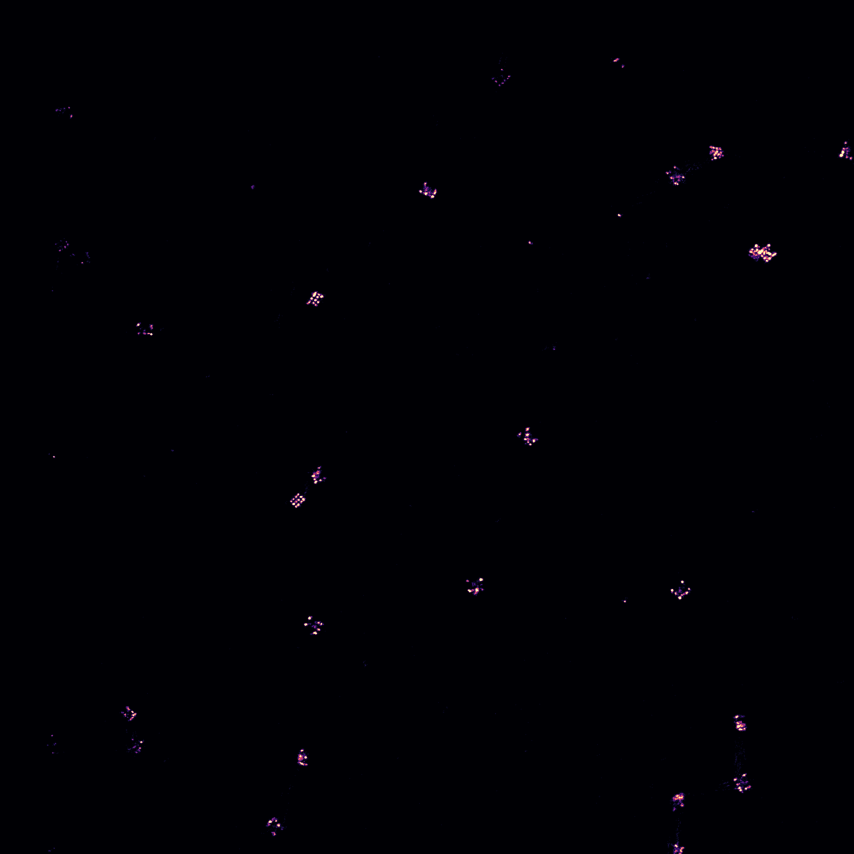
#> input picture Images/image1x1.png, 2560 x 2560 px (shown at 1/3 size)
$ jupyter execute grid_picker_1.ipynb
#> lines starting #> are read from the running program, lines starting #| are printed output that depends on the picture; after the words box and inside, x2 and y2 are one past the last pixel; in counts of white or black regions, pixels touching at a corner belong together
[cell 1]
import cv2
import numpy as np

image_path = 'Images/image1x1.png'

def find_rectangles(image_path):
    # Read the image
#> called with image_path = 'Images/image1x1.png'
    image = cv2.imread(image_path)
#> image is the input picture: shape (2560, 2560, 3); mean B, G, R 4.4, 0.2, 0.4

    gray = cv2.cvtColor(image, cv2.COLOR_BGR2GRAY)

    # Optional: Apply Gaussian blur
    blurred = cv2.GaussianBlur(gray, (5, 5), 0)

    # Detect edges using the Canny algorithm
    edges = cv2.Canny(blurred, threshold1=50, threshold2=150)
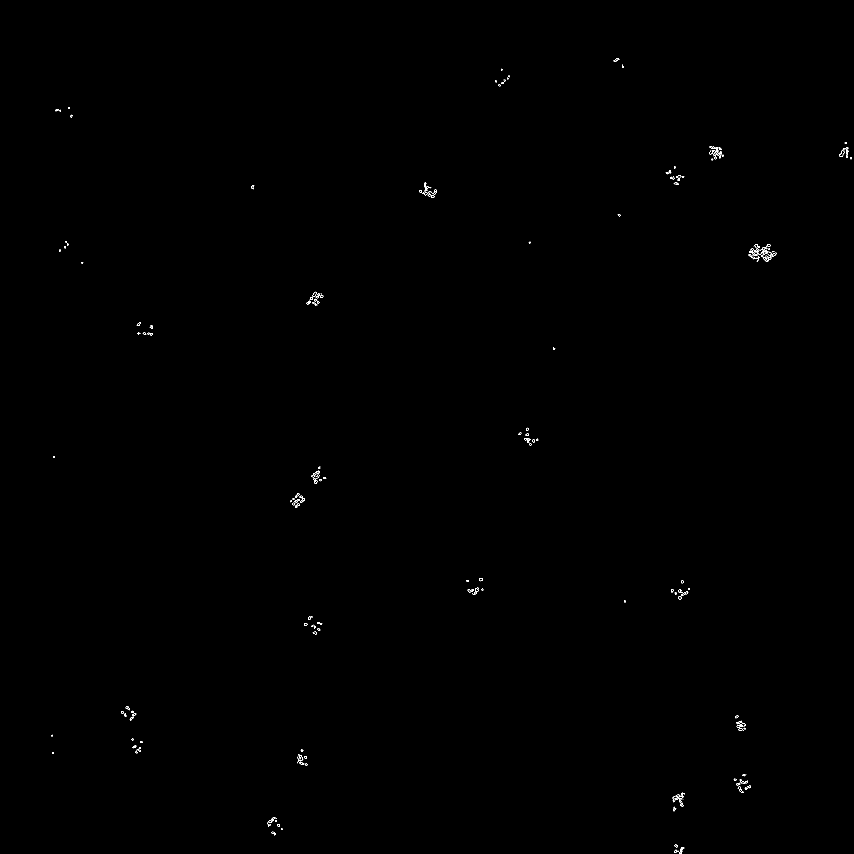
#> edges: shape (2560, 2560) (shown at 1/3 size); 0.09% white in thin lines or dots, all inside (x1, y1, x2, y2) = (154, 175, 2555, 2560)

    # Find contours from the edged image
    contours, _ = cv2.findContours(edges.copy(), cv2.RETR_LIST, cv2.CHAIN_APPROX_SIMPLE)
#> contours = 415 contours, 252 with area under 20; largest, box (x1, y1, x2, y2) and area: (2518, 451, 2534, 471) 148, (2140, 442, 2155, 469) 142, (2519, 451, 2534, 471) 135, (2210, 2172, 2229, 2184) 112, (2248, 752, 2272, 768) 111

    # List to hold coordinates of rectangles
    rectangles = []

    for cnt in contours:
        # Approximate the contour to a polygon
        peri = cv2.arcLength(cnt, True)
        approx = cv2.approxPolyDP(cnt, 0.05 * peri, True)

        # The contour is a rectangle if it has 4 points
        if len(approx) == 4:
            (x, y, w, h) = cv2.boundingRect(approx)
            rectangles.append((x, y, w, h))

            # Draw the rectangle on the image
            cv2.rectangle(image, (x, y), (x + w, y + h), (0, 255, 0), 2)
#> this loop made 415 passes
#> (cnt, peri, approx, x, y, w, h) on pass 58: ([[893, 2270], [893, 2275], [893, 2271], [894, 2270]], 11.41, [[894, 2270], [893, 2270], [893, 2275], [893, 2271]], 893, 2270, 2, 6)
#> (peri, approx, x, y, w, h) on passes 2, 4, 6, 12, 20, 22: (23.07, [[2030, 2552], [2028, 2556], [2022, 2556], [2028, 2557]], 2022, 2552, 9, 6), (20.14, [[2030, 2550], [2027, 2549], [2023, 2554], [2028, 2549]], 2023, 2549, 8, 6), (22.97, [[2026, 2534], [2032, 2538], [2030, 2541], [2024, 2537]], 2024, 2534, 9, 8), (5.66, [[805, 2477], [806, 2476], [807, 2477], [806, 2478]], 805, 2476, 3, 3), (15.66, [[827, 2460], [826, 2464], [829, 2465], [830, 2461]], 826, 2460, 5, 6), (5.66, [[2019, 2429], [2020, 2428], [2021, 2429], [2020, 2430]], 2019, 2428, 3, 3)
#> after the loop, rectangles = 138 items, first 6: (2022, 2552, 9, 6), (2023, 2549, 8, 6), (2024, 2534, 9, 8), (805, 2476, 3, 3), (826, 2460, 5, 6), (2019, 2428, 3, 3)

    # Save or display the image with rectangles drawn
    cv2.imwrite('rectangles_found.png', image)

    return rectangles

# Replace 'image.png' with the path to your image file
rectangles = find_rectangles('Images/image1x1.png')
print(f"Found rectangles: {rectangles}")
#> (printed output is left out)

#using cv to generate images of the rectangles
for i, rect in enumerate(rectangles):
    x, y, w, h = rect
#> x = 2022; y = 2552; w = 9; h = 6
    img = cv2.imread('Images/image1x1.png')
    cv2.imwrite(f'rectangle_{i}.png', img[y:y+h, x:x+w])
    print(f"Saved rectangle_{i}.png")
#| Saved rectangle_0.png

[cell 2]
import cv2
import numpy as np

# Load the image
file_path = 'Images/image1x1.png'
#> file_path = 'Images/image1x1.png'
image = cv2.imread(file_path)

# Convert to grayscale
gray = cv2.cvtColor(image, cv2.COLOR_BGR2GRAY)

# Apply a blur to reduce noise
blurred = cv2.GaussianBlur(gray, (9, 9), 0)

# Threshold the image
_, thresh = cv2.threshold(blurred, 10, 255, cv2.THRESH_BINARY)
#> thresh: shape (2560, 2560); 0.49% white; 100 white regions (19 under 20 px), largest, box (x1, y1, x2, y2) and area: (2244, 729, 2333, 789) 3275, (2198, 2318, 2255, 2381) 1703, (2126, 435, 2174, 483) 1564

# Find contours
contours, _ = cv2.findContours(thresh, cv2.RETR_EXTERNAL, cv2.CHAIN_APPROX_SIMPLE)

# Define a function to check if a contour is a rectangle
def is_rectangle(cnt, eps_ratio=0.05):
    peri = cv2.arcLength(cnt, True)
    approx = cv2.approxPolyDP(cnt, eps_ratio * peri, True)
    if len(approx) == 4:
        (x, y, w, h) = cv2.boundingRect(approx)
        aspect_ratio = float(w)/h if h > 0 else 0
        if 0.8 < aspect_ratio < 1.2:  # More flexible on aspect ratio
            return True
    return False

# Filter for rectangles
rectangles = [cnt for cnt in contours if is_rectangle(cnt)]

# Draw rectangles on the image
for cnt in rectangles:
    x, y, w, h = cv2.boundingRect(cnt)
    cv2.rectangle(image, (x, y), (x + w, y + h), (0, 255, 0), 2)

#generating a new image with rectangles
cv2.imwrite('rectangles_found2.png', image)

[cell 3]
import cv2
import numpy as np

# Load the image again to adjust the detection
file_path = 'Images/image1x1.png'
image = cv2.imread(file_path)

# Convert to grayscale
gray = cv2.cvtColor(image, cv2.COLOR_BGR2GRAY)

# Apply a blur to reduce noise
blurred = cv2.GaussianBlur(gray, (9, 9), 0)

# Apply adaptive thresholding to accommodate varying lighting conditions
thresh = cv2.adaptiveThreshold(blurred, 255, cv2.ADAPTIVE_THRESH_GAUSSIAN_C,
                               cv2.THRESH_BINARY, 11, 2)
#> thresh: shape (2560, 2560); 99.5% white; 171 black regions (115 under 20 px), largest, box (x1, y1, x2, y2) and area: (2241, 726, 2336, 793) 2441, (2195, 2315, 2259, 2384) 1670, (906, 1843, 976, 1909) 1621

# Dilate to combine adjacent contours
kernel = np.ones((3, 3), np.uint8)
dilated = cv2.dilate(thresh, kernel, iterations=1)
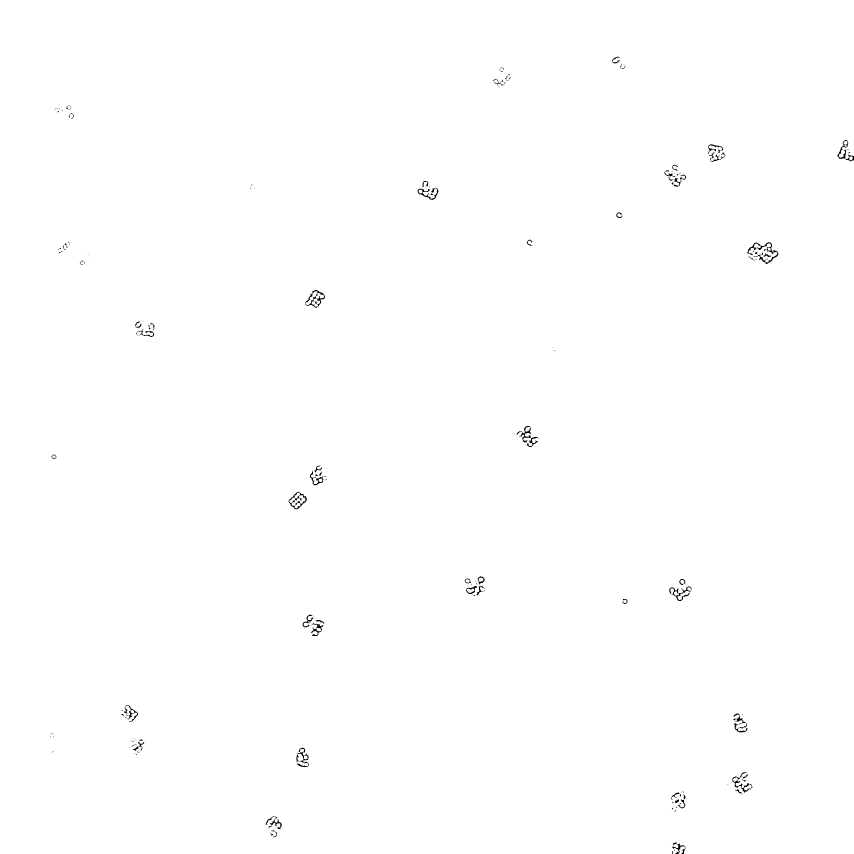
#> dilated: shape (2560, 2560) (shown at 1/3 size); 99.8% white; 174 black regions (99 under 20 px), largest, box (x1, y1, x2, y2) and area: (2242, 727, 2335, 792) 1144, (916, 870, 975, 923) 794, (866, 1475, 921, 1528) 732

# Find contours
contours, _ = cv2.findContours(dilated, cv2.RETR_TREE, cv2.CHAIN_APPROX_SIMPLE)

# Function to filter for rectangles based on contour approximation
def is_rectangle(cnt, eps_ratio=0.05):
    peri = cv2.arcLength(cnt, True)
    approx = cv2.approxPolyDP(cnt, eps_ratio * peri, True)
    if len(approx) == 4:
        (x, y, w, h) = cv2.boundingRect(approx)
        aspect_ratio = float(w)/h if h > 0 else 0
        if 0.8 < aspect_ratio < 1.2:  # More flexible on aspect ratio
            return True
    return False

# Filter for rectangles
rectangles = [cnt for cnt in contours if is_rectangle(cnt)]

# Draw rectangles on the image
for cnt in rectangles:
    x, y, w, h = cv2.boundingRect(cnt)
    cv2.rectangle(image, (x, y), (x + w, y + h), (0, 255, 0), 2)
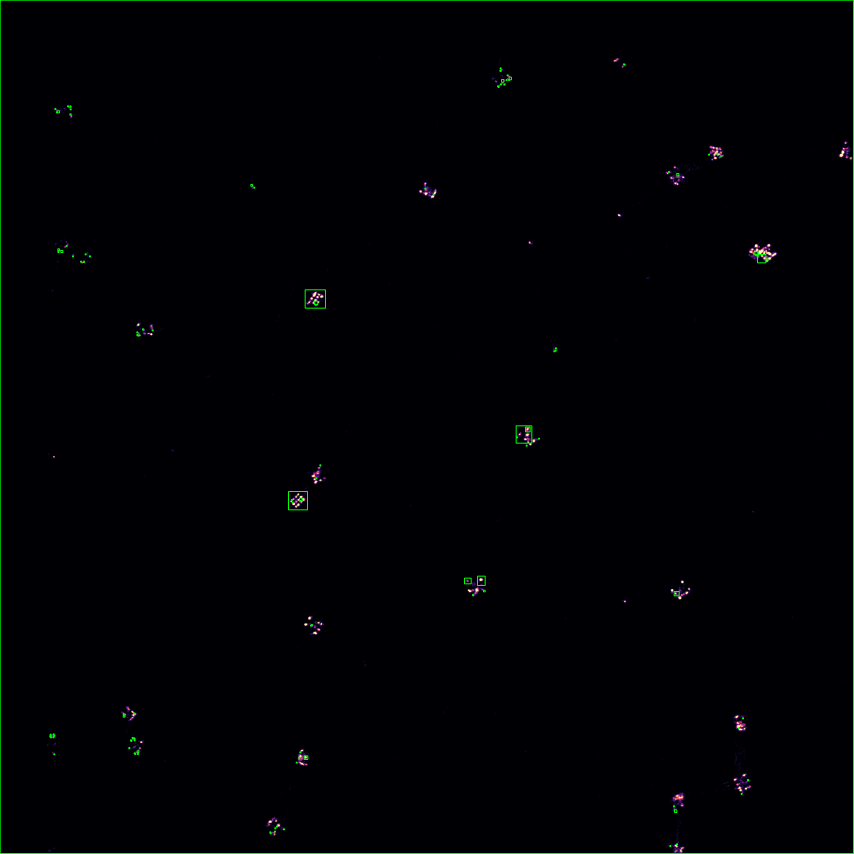
#> image: shape (2560, 2560, 3) (shown at 1/3 size); mean B, G, R 4.4, 1.1, 0.4

# generating a new image with the rectangles
cv2.imwrite('rectangles_found3.png', image)

[cell 4]
# Load the image again for the new detection process

file_path = 'Images/image1x2.png'
image = cv2.imread(file_path)
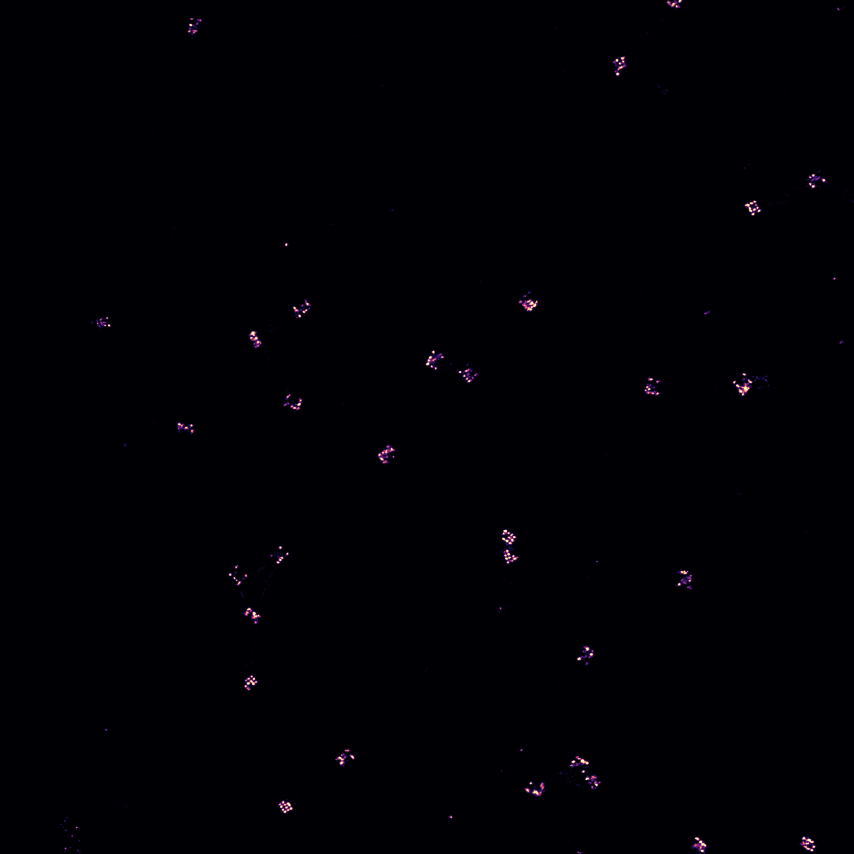
#> input picture Images/image1x2.png, 2560 x 2560 px (shown at 1/3 size)
#> image is the input picture: shape (2560, 2560, 3); mean B, G, R 4.6, 0.4, 0.7

# Convert to grayscale
gray = cv2.cvtColor(image, cv2.COLOR_BGR2GRAY)

# Apply a blur to reduce noise
blurred = cv2.GaussianBlur(gray, (9, 9), 0)

# Apply adaptive thresholding to accommodate varying lighting conditions
thresh = cv2.adaptiveThreshold(blurred, 255, cv2.ADAPTIVE_THRESH_GAUSSIAN_C,
                               cv2.THRESH_BINARY, 11, 2)
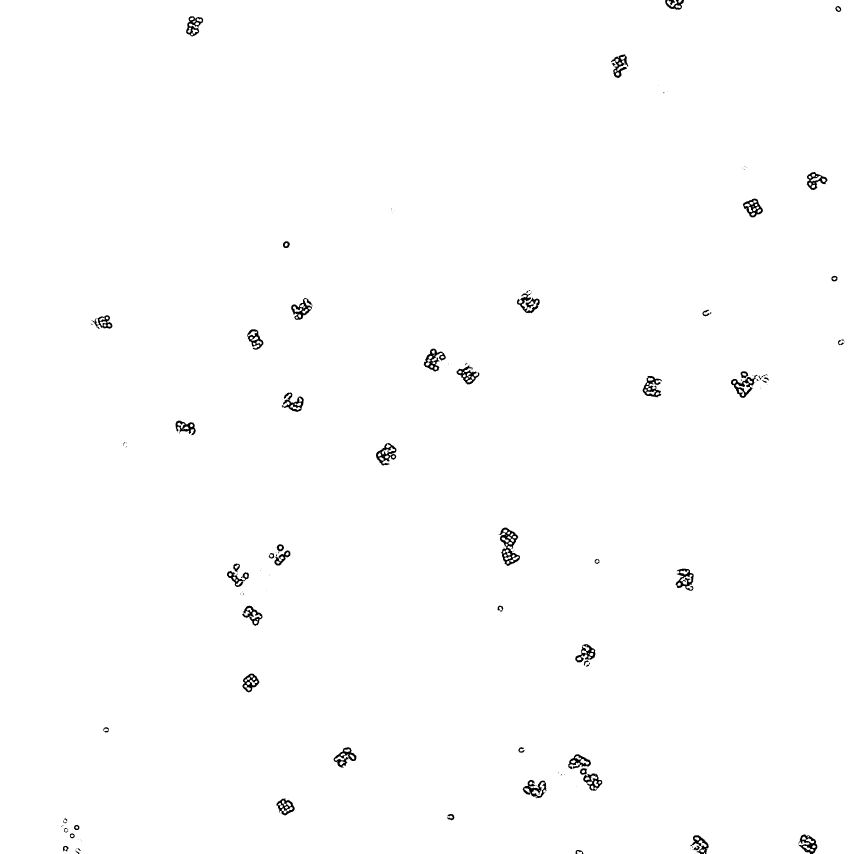
#> thresh: shape (2560, 2560) (shown at 1/3 size); 99.3% white; 169 black regions (104 under 20 px), largest, box (x1, y1, x2, y2) and area: (1496, 1583, 1560, 1698) 2785, (2193, 1124, 2273, 1194) 1715, (1271, 1046, 1338, 1115) 1702

# Find contours
contours, _ = cv2.findContours(thresh, cv2.RETR_TREE, cv2.CHAIN_APPROX_SIMPLE)

# Define a function to check if a contour is a rectangle using area and color density
def is_good_rectangle(cnt, image, min_area=100, max_area=5000, color_threshold=50):
    area = cv2.contourArea(cnt)
    if min_area < area < max_area:
        # Calculate the intensity of the color inside the contour
        mask = np.zeros_like(gray)
        cv2.drawContours(mask, [cnt], -1, 255, -1)
        mean_val = cv2.mean(image, mask=mask)[0:3]  # Only take the BGR channels
        if np.mean(mean_val) > color_threshold:
            return True
    return False

# Filter for good rectangles
good_rectangles = [cnt for cnt in contours if is_good_rectangle(cnt, image)]
#> in is_good_rectangle (call 5), `cv2.drawContours(mask, [cnt], -1, 255, -1)`:
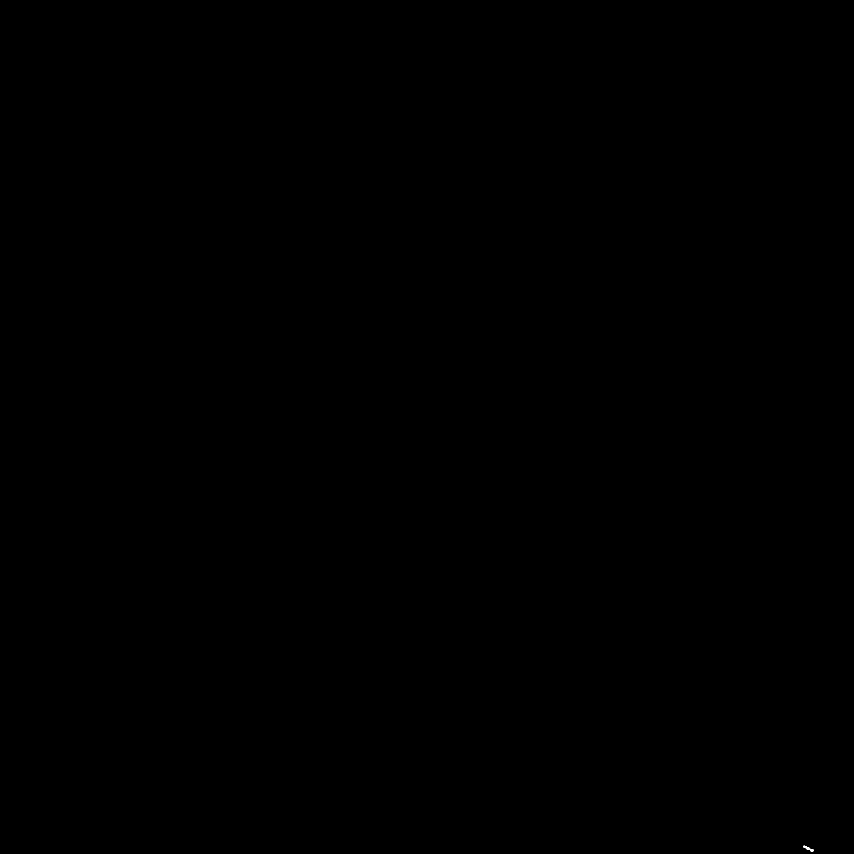
#> mask: shape (2560, 2560) (shown at 1/3 size); 0% white; 1 white region, box (x1, y1, x2, y2) and area: (2409, 2537, 2441, 2554) 195
#> in is_good_rectangle (call 7), `cv2.drawContours(mask, [cnt], -1, 255, -1)`: mask: shape (2560, 2560); 0% white; 1 white region, box (x1, y1, x2, y2) and area: (2096, 2521, 2120, 2541) 208
#> in is_good_rectangle (call 8), `cv2.drawContours(mask, [cnt], -1, 255, -1)`: mask: shape (2560, 2560); 0% white; 1 white region, box (x1, y1, x2, y2) and area: (2418, 2515, 2443, 2530) 174
#> in is_good_rectangle (call 14), `cv2.drawContours(mask, [cnt], -1, 255, -1)`: mask: shape (2560, 2560); 0% white; 1 white region, box (x1, y1, x2, y2) and area: (2001, 0, 2031, 21) 286
#> in is_good_rectangle (call 30), `cv2.drawContours(mask, [cnt], -1, 255, -1)`: mask: shape (2560, 2560); 0% white; 1 white region, box (x1, y1, x2, y2) and area: (2079, 2536, 2100, 2552) 193
#> in is_good_rectangle (call 31), `cv2.drawContours(mask, [cnt], -1, 255, -1)`: mask: shape (2560, 2560); 0% white; 1 white region, box (x1, y1, x2, y2) and area: (188, 2536, 207, 2556) 262

# Draw rectangles on the image
for cnt in good_rectangles:
    x, y, w, h = cv2.boundingRect(cnt)
    cv2.rectangle(image, (x, y), (x + w, y + h), (0, 255, 0), 2)

#generating the result
cv2.imwrite('rectangles_found4.png', image)
